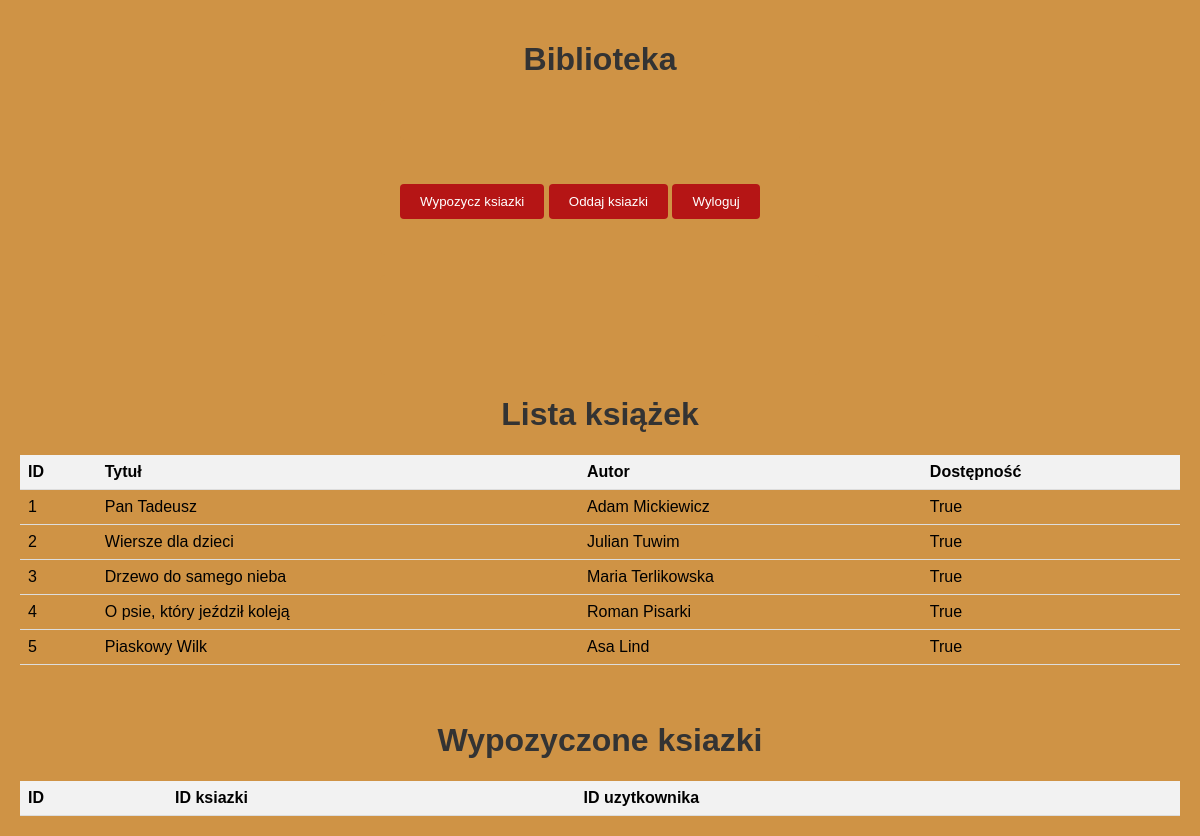
Screenshot of /biblioteka with the database file from the repository.
### server.py (models this page shows)
class Books(db.Model):
    id = db.Column(db.Integer, primary_key=True)
    title = db.Column(db.String(50))
    author = db.Column(db.String(50))
    is_available = db.Column(db.Boolean)

### server.py (the view)
@app.route('/biblioteka')
def biblioteka():
    books = Books.query.all()
    borrowed = BorrowedBooks.query.all()
    return render_template('biblioteka.html', books=books, borrowed=borrowed)

### templates/biblioteka.html (shortened to what this page needs)
<!DOCTYPE html>
<html>
<head>
    <link rel="stylesheet" type="text/css" href="/static/style.css">
</head>
<body>
    <h1>Biblioteka</h1>
    <div id="glowna">
        <div class="ostrzezenie">
        </div>
        <br>
        <p>
            <button onclick="pokazPolaTekstowe()">Wypozycz ksiazki</button>
            <button onclick="pokazPolaTekstowe2()">Oddaj ksiazki</button>
            <a href="/logout"><input type="button" value="Wyloguj"></a>
        </p>
    </div>
    <form action="/borrow" method="POST" id="form1">
    </form>
    <form action="/refund" method="POST" id="form2">
    </form>
    <h1>Lista książek</h1>
    <table>
        <tr>
            <th>ID</th>
            <th>Tytuł</th>
            <th>Autor</th>
            <th>Dostępność</th>
        </tr>
        {% for book in books %}
        <tr>
            <td>{{ book.id }} </td>
            <td>{{ book.title }}</td>
            <td>{{ book.author }}</td>
            <td>{{ book.is_available }}</td>
        </tr>
        {% endfor %}
    </table>
    <br>
    <br>
    <h1>Wypozyczone ksiazki</h1>
    <table>
        <tr>
            <th>ID</th>
            <th>ID ksiazki</th>
            <th>ID uzytkownika</th>
        </tr>
    </table>
</body>
</html>

### static/style.css (style rules this page uses)
body { font-family: Arial, sans-serif; background-color: #f5f5f5; margin: 0; padding: 20px; }
h1 { color: #333; text-align: center; }
form { max-width: 400px; margin: 20px auto; background-color: #fff; padding: 20px; border-radius: 5px; box-shadow: 0 2px 5px rgba(0, 0, 0, 0.1); }
input[type="button"], button { background-color: #b51515; color: #fff; padding: 10px 20px; border: none; border-radius: 4px; cursor: pointer; }
a { display: inline-block; margin-top: 10px; color: #666; text-decoration: none; }
#glowna { max-width: 400px; margin: 20px auto; background-color: #fff; padding: 20px; border-radius: 5px; box-shadow: 0 2px 5px rgba(0, 0, 0, 0.1); }
.ostrzezenie { background-color: #fff; color: #e40d18; padding: 10px 20px; border: none; border-radius: 4px; }
table { width: 100%; border-collapse: collapse; }
th, td { padding: 8px; text-align: left; border-bottom: 1px solid #ddd; }
th { background-color: #f2f2f2; }

### templates/biblioteka.html (style rules this page uses)
body { background-color: rgb(207, 147, 69); }
#glowna { background-color: rgb(207, 147, 69); box-shadow: none; }
.ostrzezenie { background-color: rgb(207, 147, 69); }
form { background-color: rgb(207, 147, 69); box-shadow: none; }

### rows the page displays
Books: id "1", title "Pan Tadeusz", author "Adam Mickiewicz", is_available "True"
Books: id "2", title "Wiersze dla dzieci", author "Julian Tuwim", is_available "True"
Books: id "3", title "Drzewo do samego nieba", author "Maria Terlikowska", is_available "True"
Books: id "4", title "O psie, który jeździł koleją", author "Roman Pisarki", is_available "True"
Books: id "5", title "Piaskowy Wilk", author "Asa Lind", is_available "True"
